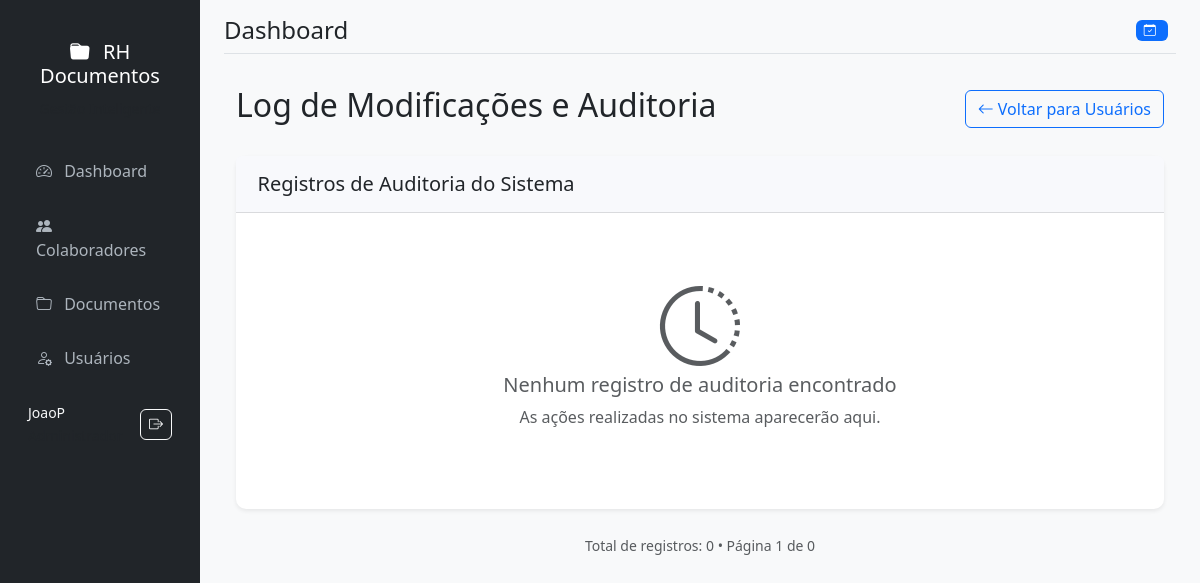
The page /auditoria (signed in) on the database as committed earlier.
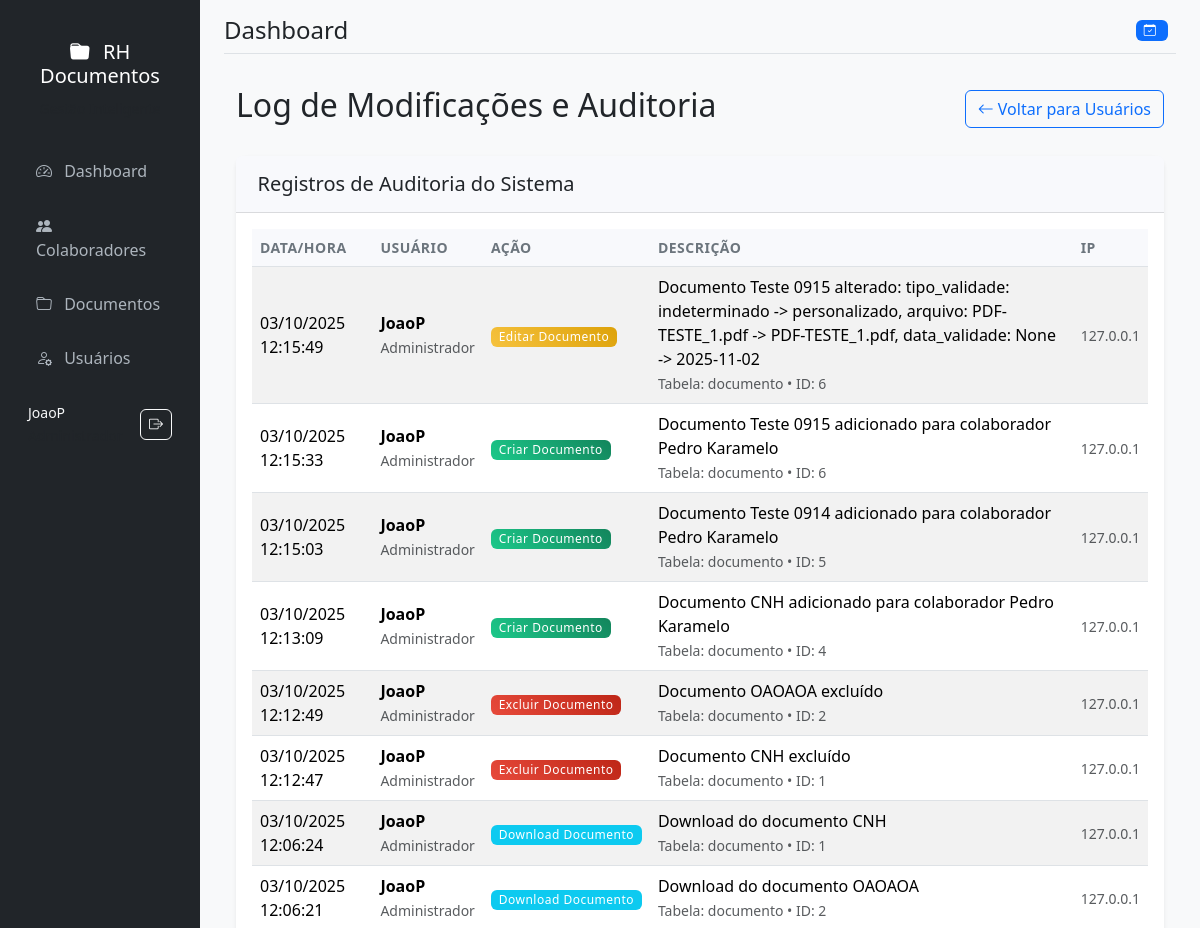
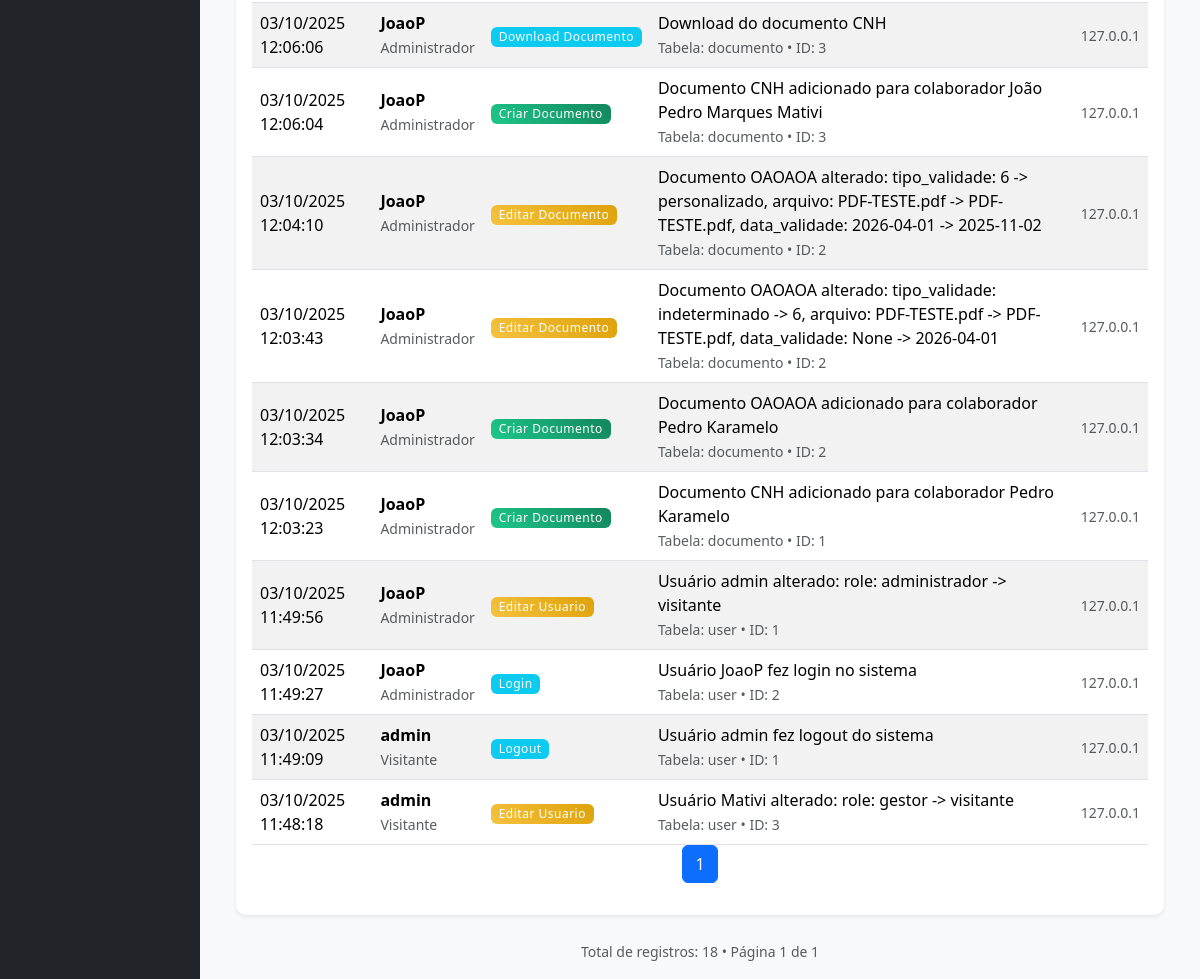
The same page on the database as committed later (2 pictures, top to bottom).
### models.py (models this page shows, shortened)
class LogAuditoria(db.Model):
    id = db.Column(db.Integer, primary_key=True)
    usuario_id = db.Column(db.Integer, db.ForeignKey('user.id'), nullable=False)
    acao = db.Column(db.String(100), nullable=False)  # Ex: 'criar_usuario', 'editar_usuario', 'excluir_documento'
    descricao = db.Column(db.Text, nullable=False)
    tabela_afetada = db.Column(db.String(50))  # Ex: 'user', 'documento', 'colaborador'
    registro_id = db.Column(db.Integer)  # ID do registro afetado
    ip_address = db.Column(db.String(45))
    user_agent = db.Column(db.Text)
    created_at = db.Column(db.DateTime, default=datetime.utcnow)
    usuario = db.relationship('User', backref='logs')

class User(UserMixin, db.Model):
    id = db.Column(db.Integer, primary_key=True)
    username = db.Column(db.String(80), unique=True, nullable=False)
    email = db.Column(db.String(120), unique=True, nullable=False)
    password_hash = db.Column(db.String(120), nullable=False)
    role = db.Column(db.String(20), nullable=False, default='visitante')
    created_at = db.Column(db.DateTime, default=datetime.utcnow)
    def has_permission(self, permission):
        roles_permissions = {
            'visitante': ['download'],
            'operador': ['download', 'add_documento', 'add_colaborador', 'renovar_documento'],
            'gestor': ['download', 'add_documento', 'add_colaborador', 'renovar_documento', 'edit_documento', 'delete_documento'],
            'administrador': ['download', 'add_documento', 'add_colaborador', 'renovar_documento', 'edit_documento', 'delete_documento', 'add_usuario']
        }
        return permission in roles_permissions.get(self.role, [])

### app.py (the view)
@app.route('/auditoria')
@login_required
def auditoria():
    if current_user.role != 'administrador':
        flash('Acesso não autorizado', 'warning')
        return redirect(url_for('dashboard'))
    page = request.args.get('page', 1, type=int)
    logs = LogAuditoria.query.order_by(LogAuditoria.created_at.desc()).paginate(
        page=page, per_page=20, error_out=False
    )
    return render_template('auditoria.html', logs=logs)

### app.py (called while the page is built)
@login_manager.user_loader
def load_user(user_id):
    return User.query.get(int(user_id))

@app.teardown_appcontext
def shutdown_session(exception=None):
    db.session.remove()

### templates/auditoria.html (shortened to what this page needs)
{% extends "base.html" %}
{% block content %}
<div class="d-flex justify-content-between align-items-center mb-4">
    <h2>Log de Modificações e Auditoria</h2>
    <a href="{{ url_for('usuarios') }}" class="btn btn-outline-primary">
        <i class="bi bi-arrow-left"></i> Voltar para Usuários
    </a>
</div>
<div class="card">
    <div class="card-header">
        <h5 class="mb-0">Registros de Auditoria do Sistema</h5>
    </div>
    <div class="card-body">
        {% if logs.items %}
        <div class="table-responsive">
            <table class="table table-striped">
                <thead>
                    <tr>
                        <th>Data/Hora</th>
                        <th>Usuário</th>
                        <th>Ação</th>
                        <th>Descrição</th>
                        <th>IP</th>
                    </tr>
                </thead>
                <tbody>
                    {% for log in logs.items %}
                    <tr>
                        <td>{{ log.created_at.strftime('%d/%m/%Y %H:%M:%S') }}</td>
                        <td>
                            <strong>{{ log.usuario.username }}</strong>
                            <br>
                            <small class="text-muted">{{ log.usuario.role|title }}</small>
                        </td>
                        <td>
                            <span class="badge
                                {% if 'criar' in log.acao %}bg-success
                                {% elif 'editar' in log.acao %}bg-warning
                                {% elif 'excluir' in log.acao %}bg-danger
                                {% else %}bg-info{% endif %}">
                                {{ log.acao|replace('_', ' ')|title }}
                            </span>
                        </td>
                        <td>
                            {{ log.descricao }}
                            {% if log.tabela_afetada %}
                            <br>
                            <small class="text-muted">
                                Tabela: {{ log.tabela_afetada }}
                                {% if log.registro_id %}
                                • ID: {{ log.registro_id }}
                                {% endif %}
                            </small>
                            {% endif %}
                        </td>
                        <td>
                            <small class="text-muted">{{ log.ip_address }}</small>
                        </td>
                    </tr>
                    {% endfor %}
                </tbody>
            </table>
        </div>
        <nav aria-label="Navegação de páginas">
            <ul class="pagination justify-content-center">
                {% for page_num in logs.iter_pages() %}
                    {% if page_num %}
                        <li class="page-item {% if page_num == logs.page %}active{% endif %}">
                            <a class="page-link" href="{{ url_for('auditoria', page=page_num) }}">{{ page_num }}</a>
                        </li>
                    {% else %}
                        <li class="page-item disabled"><span class="page-link">...</span></li>
                    {% endif %}
                {% endfor %}
            </ul>
        </nav>
        {% else %}
        <div class="text-center py-5">
            <i class="bi bi-clock-history display-1 text-muted mb-3"></i>
            <h5 class="text-muted">Nenhum registro de auditoria encontrado</h5>
            <p class="text-muted">As ações realizadas no sistema aparecerão aqui.</p>
        </div>
        {% endif %}
    </div>
</div>
<div class="mt-3 text-center">
    <small class="text-muted">
        Total de registros: {{ logs.total }} • Página {{ logs.page }} de {{ logs.pages }}
    </small>
</div>
{% endblock %}

Rows that differ between the two databases and show on the page:
added LogAuditoria: created_at "03/10/2025 12:15:49", usuario.username "JoaoP", usuario.role "Administrador", acao "Editar Documento", descricao "Documento Teste 0915 alterado: tipo_validade: indeterminado -> personalizado, arquivo: PDF-TESTE_1.pdf -> PDF-TESTE_1.pdf, data_validade: None -> 2025-11-02", tabela_afetada "documento", registro_id "6", ip_address "127.0.0.1"
added LogAuditoria: created_at "03/10/2025 12:15:33", usuario.username "JoaoP", usuario.role "Administrador", acao "Criar Documento", descricao "Documento Teste 0915 adicionado para colaborador Pedro Karamelo", tabela_afetada "documento", registro_id "6", ip_address "127.0.0.1"
added LogAuditoria: created_at "03/10/2025 12:15:03", usuario.username "JoaoP", usuario.role "Administrador", acao "Criar Documento", descricao "Documento Teste 0914 adicionado para colaborador Pedro Karamelo", tabela_afetada "documento", registro_id "5", ip_address "127.0.0.1"
added LogAuditoria: created_at "03/10/2025 12:13:09", usuario.username "JoaoP", usuario.role "Administrador", acao "Criar Documento", descricao "Documento CNH adicionado para colaborador Pedro Karamelo", tabela_afetada "documento", registro_id "4", ip_address "127.0.0.1"
added LogAuditoria: created_at "03/10/2025 12:12:49", usuario.username "JoaoP", usuario.role "Administrador", acao "Excluir Documento", descricao "Documento OAOAOA excluído", tabela_afetada "documento", registro_id "2", ip_address "127.0.0.1"
added LogAuditoria: created_at "03/10/2025 12:12:47", usuario.username "JoaoP", usuario.role "Administrador", acao "Excluir Documento", descricao "Documento CNH excluído", tabela_afetada "documento", registro_id "1", ip_address "127.0.0.1"
added LogAuditoria: created_at "03/10/2025 12:06:24", usuario.username "JoaoP", usuario.role "Administrador", acao "Download Documento", descricao "Download do documento CNH", tabela_afetada "documento", registro_id "1", ip_address "127.0.0.1"
added LogAuditoria: created_at "03/10/2025 12:06:21", usuario.username "JoaoP", usuario.role "Administrador", acao "Download Documento", descricao "Download do documento OAOAOA", tabela_afetada "documento", registro_id "2", ip_address "127.0.0.1"
added LogAuditoria: created_at "03/10/2025 12:06:06", usuario.username "JoaoP", usuario.role "Administrador", acao "Download Documento", descricao "Download do documento CNH", tabela_afetada "documento", registro_id "3", ip_address "127.0.0.1"
added LogAuditoria: created_at "03/10/2025 12:06:04", usuario.username "JoaoP", usuario.role "Administrador", acao "Criar Documento", descricao "Documento CNH adicionado para colaborador João Pedro Marques Mativi", tabela_afetada "documento", registro_id "3", ip_address "127.0.0.1"
added LogAuditoria: created_at "03/10/2025 12:04:10", usuario.username "JoaoP", usuario.role "Administrador", acao "Editar Documento", descricao "Documento OAOAOA alterado: tipo_validade: 6 -> personalizado, arquivo: PDF-TESTE.pdf -> PDF-TESTE.pdf, data_validade: 2026-04-01 -> 2025-11-02", tabela_afetada "documento", registro_id "2", ip_address "127.0.0.1"
added LogAuditoria: created_at "03/10/2025 12:03:43", usuario.username "JoaoP", usuario.role "Administrador", acao "Editar Documento", descricao "Documento OAOAOA alterado: tipo_validade: indeterminado -> 6, arquivo: PDF-TESTE.pdf -> PDF-TESTE.pdf, data_validade: None -> 2026-04-01", tabela_afetada "documento", registro_id "2", ip_address "127.0.0.1"
added LogAuditoria: created_at "03/10/2025 12:03:34", usuario.username "JoaoP", usuario.role "Administrador", acao "Criar Documento", descricao "Documento OAOAOA adicionado para colaborador Pedro Karamelo", tabela_afetada "documento", registro_id "2", ip_address "127.0.0.1"
added LogAuditoria: created_at "03/10/2025 12:03:23", usuario.username "JoaoP", usuario.role "Administrador", acao "Criar Documento", descricao "Documento CNH adicionado para colaborador Pedro Karamelo", tabela_afetada "documento", registro_id "1", ip_address "127.0.0.1"
added LogAuditoria: created_at "03/10/2025 11:49:56", usuario.username "JoaoP", usuario.role "Administrador", acao "Editar Usuario", descricao "Usuário admin alterado: role: administrador -> visitante", tabela_afetada "user", registro_id "1", ip_address "127.0.0.1"
added LogAuditoria: created_at "03/10/2025 11:49:27", usuario.username "JoaoP", usuario.role "Administrador", acao "Login", descricao "Usuário JoaoP fez login no sistema", tabela_afetada "user", registro_id "2", ip_address "127.0.0.1"
added LogAuditoria: created_at "03/10/2025 11:49:09", usuario.username "admin", usuario.role "Visitante", acao "Logout", descricao "Usuário admin fez logout do sistema", tabela_afetada "user", registro_id "1", ip_address "127.0.0.1"
added LogAuditoria: created_at "03/10/2025 11:48:18", usuario.username "admin", usuario.role "Visitante", acao "Editar Usuario", descricao "Usuário Mativi alterado: role: gestor -> visitante", tabela_afetada "user", registro_id "3", ip_address "127.0.0.1"
Other text that changed with them:
{{ logs.total }}: "0" → "18"
{{ logs.pages }}: "0" → "1"
text no longer shown: "Nenhum registro de auditoria encontrado As ações realizadas no sistema aparecerão aqui."
text now shown: "DATA/HORA USUÁRIO AÇÃO DESCRIÇÃO IP"
new list line: "1"
